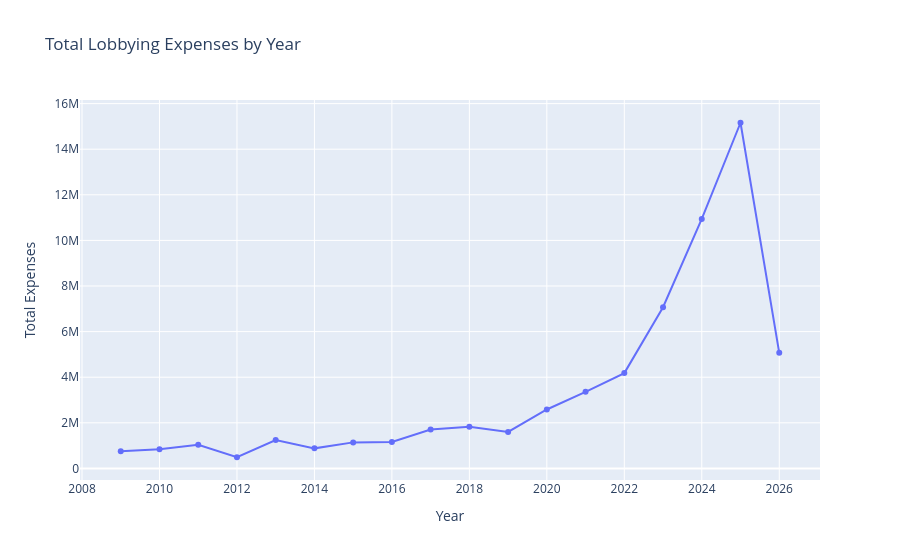
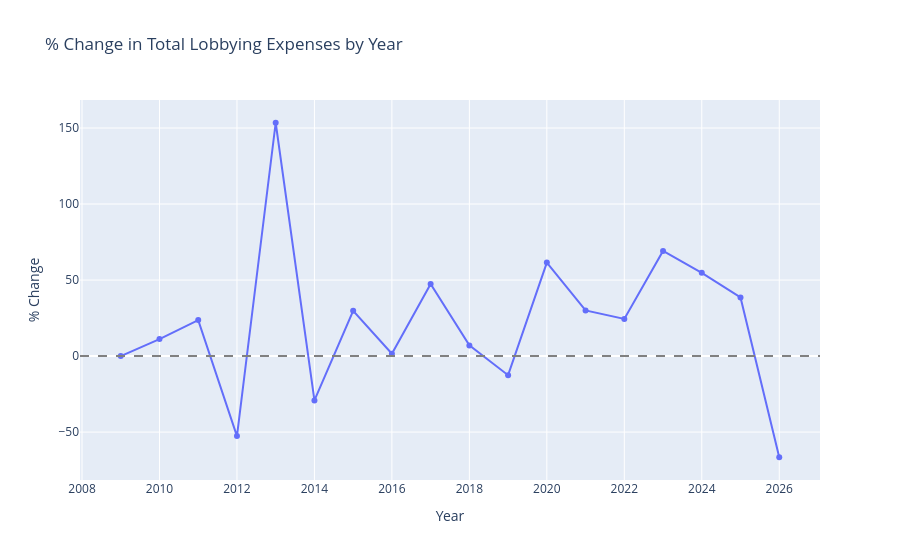

Notebook code for these charts, in order:
### Code cell
# showing totals

df_total = df_deduped.groupby('filing_year')['expenses'].sum().reset_index()
df_total['pct_change'] = df_total['expenses'].pct_change() * 100
df_total['pct_change'] = df_total['pct_change'].fillna(0)

fig1 = px.line(df_total, x='filing_year', y='expenses', markers=True,
               title='Total Lobbying Expenses by Year',
               labels={'filing_year': 'Year', 'expenses': 'Total Expenses'})
fig1.update_layout(hoverlabel=dict(bgcolor='white', font_color='black', bordercolor='lightgrey'))
fig1.show()

fig2 = px.line(df_total, x='filing_year', y='pct_change', markers=True,
               title='% Change in Total Lobbying Expenses by Year',
               labels={'filing_year': 'Year', 'pct_change': '% Change'})
fig2.add_hline(y=0, line_dash='dash', line_color='grey')
fig2.update_layout(hoverlabel=dict(bgcolor='white', font_color='black', bordercolor='lightgrey'))


fig1.write_image('Viz/total_expenses_by_year.svg', scale=2)
fig2.write_image('Viz/pct_change_total_expenses.svg', scale=2)

fig2.show()

### Figure 1 — Plotly figure (JSON) as saved in the notebook; plotly's stock layout.template omitted (floating-point values rounded to 4 significant figures)
{"data": [{"hovertemplate": "Year=%{x}<br>Total Expenses=%{y}<extra></extra>", "legendgroup": "", "line": {"color": "#636efa", "dash": "solid"}, "marker": {"symbol": "circle"}, "mode": "lines+markers", "name": "", "orientation": "v", "showlegend": false, "type": "scatter", "x": [2009, 2010, 2011, 2012, 2013, 2014, 2015, 2016, 2017, 2018, 2019, 2020, 2021, 2022, 2023, 2024, 2025, 2026], "xaxis": "x", "y": [753000.0, 837000.0, 1035000.0, 490000.0, 1242000.0, 880000.0, 1142000.0, 1160000.0, 1710000.0, 1830000.0, 1600000.0, 2584000.0, 3360000.0, 4180000.0, 7070000.0, 10940000.0, 15160000.0, 5070000.0], "yaxis": "y"}], "layout": {"hoverlabel": {"bgcolor": "white", "bordercolor": "lightgrey", "font": {"color": "black"}}, "legend": {"tracegroupgap": 0}, "title": {"text": "Total Lobbying Expenses by Year"}, "xaxis": {"anchor": "y", "domain": [0, 1], "title": {"text": "Year"}}, "yaxis": {"anchor": "x", "domain": [0, 1], "title": {"text": "Total Expenses"}}}}

### Figure 2 — Plotly figure (JSON) as saved in the notebook; plotly's stock layout.template omitted (floating-point values rounded to 4 significant figures)
{"data": [{"hovertemplate": "Year=%{x}<br>% Change=%{y}<extra></extra>", "legendgroup": "", "line": {"color": "#636efa", "dash": "solid"}, "marker": {"symbol": "circle"}, "mode": "lines+markers", "name": "", "orientation": "v", "showlegend": false, "type": "scatter", "x": [2009, 2010, 2011, 2012, 2013, 2014, 2015, 2016, 2017, 2018, 2019, 2020, 2021, 2022, 2023, 2024, 2025, 2026], "xaxis": "x", "y": [0.0, 11.16, 23.66, -52.66, 153.5, -29.15, 29.77, 1.576, 47.41, 7.018, -12.57, 61.5, 30.03, 24.4, 69.14, 54.74, 38.57, -66.56], "yaxis": "y"}], "layout": {"hoverlabel": {"bgcolor": "white", "bordercolor": "lightgrey", "font": {"color": "black"}}, "legend": {"tracegroupgap": 0}, "shapes": [{"line": {"color": "grey", "dash": "dash"}, "type": "line", "x0": 0, "x1": 1, "xref": "x domain", "y0": 0, "y1": 0, "yref": "y"}], "title": {"text": "% Change in Total Lobbying Expenses by Year"}, "xaxis": {"anchor": "y", "domain": [0, 1], "title": {"text": "Year"}}, "yaxis": {"anchor": "x", "domain": [0, 1], "title": {"text": "% Change"}}}}
